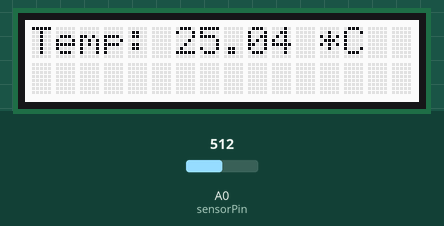
Recording of a sketch running on a simulated Arduino Uno, built with avr-gcc and run on an emulated ATmega328P. Shown: 16×2 character LCD. Inputs (shaded band) come from the test bench; at power-on: A0 (sensorPin) = 512.

Above: at 1.2 s.
1.3 s: A0 (sensorPin) set to 716
At 2.7 s:
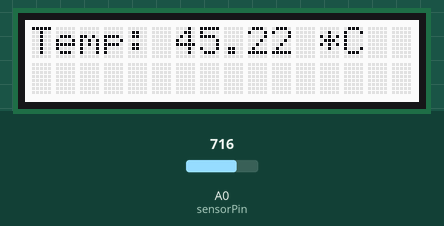
4.0 s: A0 (sensorPin) set to 900
At 5.0 s:
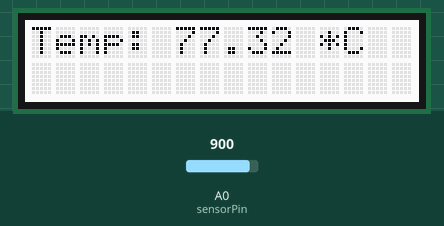
6.7 s: A0 (sensorPin) set to 1023
At 9.4 s:
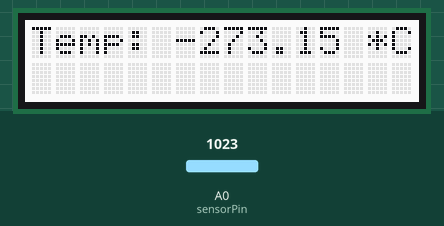
Timing chart, 0 to 10.9 s (numbered marks = the images above; inputs shaded):
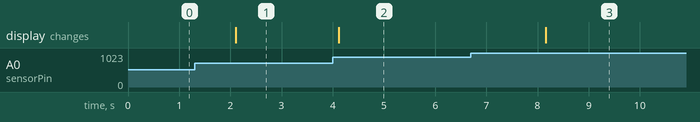

Measured:
- after the input at 1.3 s, the display: changes after 0.80 s (image 1)
- after the input at 4.0 s, the display: changes after 0.12 s (image 2)
- after the input at 6.7 s, the display: changes after 1.5 s (image 3)

The sketch:

temperature_reader.ino
```cpp
#include <Wire.h>
#include "rgb_lcd.h"

rgb_lcd lcd;

const int sensorPin = A0; // Grove - Temperature Sensor connected to analog pin A0

void setup() {
  lcd.begin(16, 2);
}

void loop() {
  int sensorValue = analogRead(sensorPin);
  float resistance = (float)(1023-sensorValue)*10000/sensorValue;
  float temperature = 1/(log(resistance/10000)/3975+1/298.15)-273.15; // Calculate temperature (in Celsius degrees)

  lcd.clear();
  lcd.setCursor(0,0);
  lcd.print("Temp: ");
  lcd.print(temperature);
  lcd.print(" *C ");

  delay(2000);
}
```
